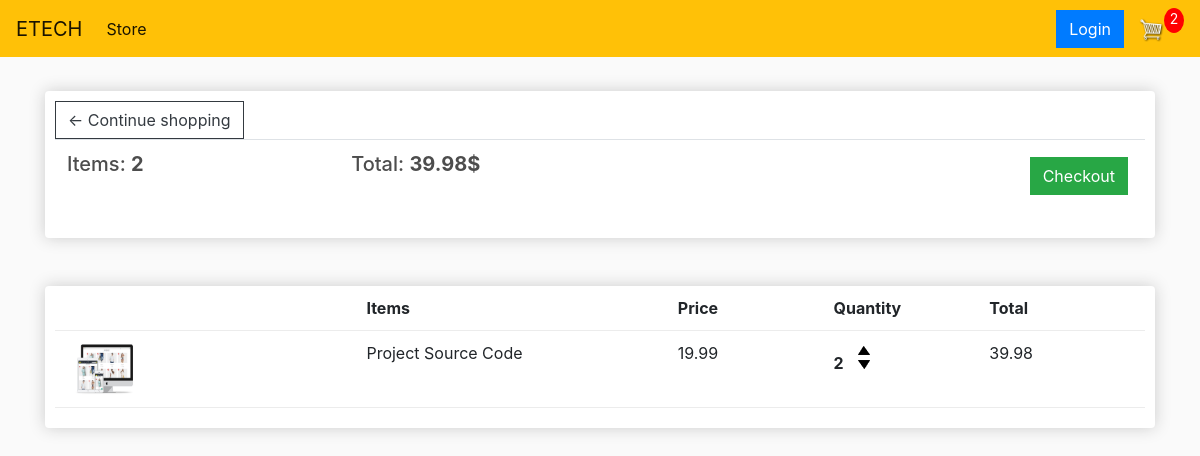
Page /Cart (signed in) on the earlier database version.
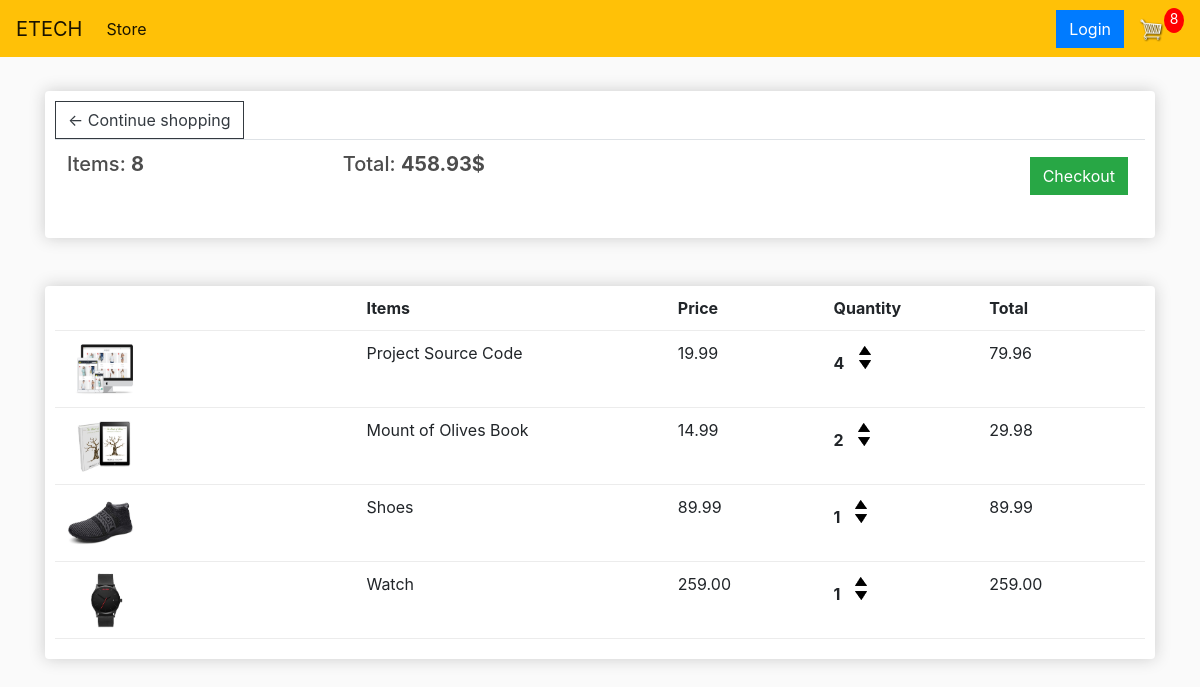
Same page on the later database version.
### store/models.py (models this page shows, shortened)
class Order(models.Model):
    customer = models.ForeignKey(Customer, on_delete=models.SET_NULL, null=True, blank=True)
    date_ordered = models.DateTimeField(auto_now_add=True)
    complete = models.BooleanField(default=False)
    transaction_id = models.CharField(max_length=100, null=True)
    @property
    def get_card_total(self):
        orderitem = self.orderitem_set.all()
        total = sum([item.get_total for item in orderitem])
        return total
    @property
    def get_card_item(self):
        orderitem = self.orderitem_set.all()
        total = sum([item.quantity for item in orderitem])
        return total

class OrderItem(models.Model):
    product = models.ForeignKey(Product, on_delete=models.SET_NULL, null=True, blank=True)
    order = models.ForeignKey(Order, on_delete=models.SET_NULL, null=True, blank=True)
    quantity = models.IntegerField(default=0, null=True, blank=True)
    date_added = models.DateTimeField(auto_now_add=True)
    @property
    def get_total(self):
        total = self.product.price * self.quantity
        return total

class Product(models.Model):
    name = models.CharField(max_length=255, null=True)
    price = models.DecimalField(max_digits=7, decimal_places=2)
    digital = models.BooleanField(default=False, null=True, blank=False)
    image = models.ImageField(null=True, blank=True)
    @property
    def imageURL(self):
        try:
            url = self.image.url
        except:
            url = ''
        return url

### store/views.py (the view)
# urls.py: path('Cart', views.cart, name='cart'),
def cart(request):
    if request.user.is_authenticated:
        customer = request.user.customer
        order, created = Order.objects.get_or_create(customer=customer, complete=False)
        items = order.orderitem_set.all()
        CartItems = order.get_card_item
    else:
        items = []
        order = {'get_card_total': 0, 'get_card_item': 0}
        CartItems = order['get_card_item']
    context = {'items': items, 'order': order, 'CartItems': CartItems}
    return render(request, 'store/Cart.html', context)

### store/templates/store/Cart.html
{% extends 'main.html' %}
{% load static %}
{% block content %}
<div class="row">
    <div class="col-lg-12">
        <div class="box-element">
            <a class="btn btn-outline-dark" href="{% url 'store' %}">&#x2190; Continue shopping </a>
            <table class="table">
                <tr>
                    <th><h5>Items: <strong>{{ order.get_card_item }}</strong></h5></th>
                    <th><h5>Total: <strong>{{ order.get_card_total | floatformat:2 }}$</strong></h5></th>
                    <th>
                        <a style="float:right; margin: 5px" class="btn btn-success" href="{% url 'checkout' %}">Checkout</a>
                    </th>
                </tr>
            </table>
        </div>
        <br>
        <br>
        <div class="box-element">
            <div class="cart-row">
                <div style="flex: 2"></div>
                <div style="flex: 2"><strong>Items</strong></div>
                <div style="flex: 1"><strong>Price</strong></div>
                <div style="flex: 1"><strong>Quantity</strong></div>
                <div style="flex: 1"><strong>Total</strong></div>
            </div>
            {% for item in items %}
            <div class="cart-row">
		        <div style="flex:2"><img class="row-image" src="{{ item.product.imageURL }}"></div>
		        <div style="flex:2"><p>{{ item.product.name }}</p></div>
		        <div style="flex:1"><p>{{ item.product.price | floatformat:2 }}</p></div>
		        <div style="flex:1">
			        <p class="quantity">{{ item.quantity }}</p>
			            <div class="quantity">
				            <img  data-product="{{ item.product.id }}"  data-action="add" class="chg-quantity update-cart" src="{% static  'image/arrow-up.png' %}">
				            <img data-product="{{ item.product.id }}" data-action="remove" class="chg-quantity update-cart" src="{% static  'image/arrow-down.png' %}">
			            </div>
                </div>
		            <div style="flex:1"><p>{{ item.get_total }}</p></div>
            </div>
            {% endfor %}
        </div>
    </div>
</div>
{% endblock %}

### store/templates/main.html (shortened to what this page needs)
<!DOCTYPE html>
{% load static %}
<html>
<head>
	<link rel="stylesheet" href="https://stackpath.bootstrapcdn.com/bootstrap/4.4.1/css/bootstrap.min.css">
	<link rel="stylesheet" type="text/css" href="{% static 'CSS/main.css' %}">
</head>
<body>
	<nav class="navbar navbar-expand-lg navbar-light bg-warning">
	  <a class="navbar-brand" href="{% url 'store' %}">ETECH</a>
	  <div class="collapse navbar-collapse" id="navbarSupportedContent">
	    <ul class="navbar-nav mr-auto">
	      <li class="nav-item active">
	        <a class="nav-link" href="{% url 'store' %}">Store <span class="sr-only">(current)</span></a>
	      </li>
	    </ul>
          <div class="form-inline my-2 my-lg-0">
            <a href="#"class="btn btn-primary">Login</a>
              <a href="{% url 'cart' %}">
                <img  id="cart-icon" src="{% static 'image/cart.png' %}">
              </a>
                <p id="cart-total">{{CartItems}}</p>
          </div>
	  </div>
	</nav>
     <div class="container">
            <br>
            {% block content %}
            {% endblock content %}
         </div>
</body>
</html>

### static/css/main.css (style rules this page uses)
body { background-color: hsl(0, 0%, 98%); }
h1,h2,h3,h4,h5,h6 { color:hsl(0, 0%, 30%); }
.box-element { box-shadow:hsl(0, 0%, 80%) 0 0 16px; background-color: #fff; border-radius: 4px; padding: 10px; }
#cart-icon { width:25px; display: inline-block; margin-left: 15px; }
#cart-total { display: block; text-align: center; color:#fff; background-color: red; width: 20px; height: 25px; border-radius: 50%; font-size: 14px; }
.col-lg-4, .col-lg-6, .col-lg-8, .col-lg-12 { margin-top: 10px; }
.btn { border-radius: 0; }
.row-image { width: 100px; }
.cart-row { display: flex; align-items:stretch; padding-bottom: 10px; margin-bottom: 10px; border-bottom: 1px solid #ececec; }
.quantity { display: inline-block; font-weight: 700; padding-right:10px; }
.chg-quantity { width: 12px; cursor: pointer; display: block; margin-top: 5px; transition:.1s; }

Differences in the rows shown:
changed Order: get_card_item "2" → "8"; get_card_total "39.98" → "458.93"
changed OrderItem "Project Source Code": quantity "2" → "4"; get_total "39.98" → "79.96"
added OrderItem: product.imageURL (picture), product.name "Mount of Olives Book", product.price "14.99", quantity "2", get_total "29.98"
added OrderItem: product.imageURL (picture), product.name "Shoes", product.price "89.99", quantity "1", get_total "89.99"
added OrderItem: product.imageURL (picture), product.name "Watch", product.price "259.00", quantity "1", get_total "259.00"
Other differences:
{{ CartItems }}: "2" → "8"
